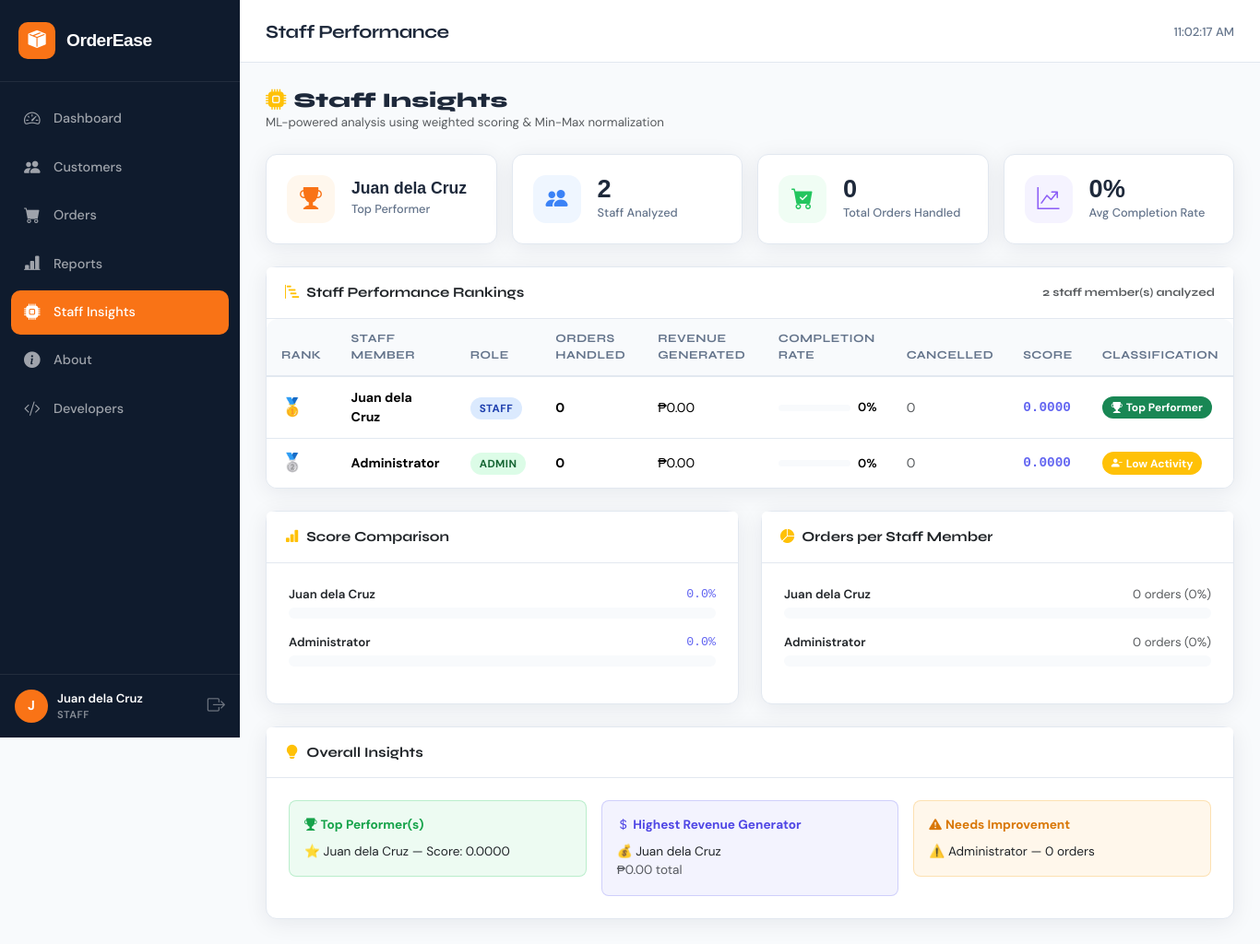
The app's page /ml_dashboard.php (signed in) with its own data.
### tables this page shows
CREATE TABLE IF NOT EXISTS users (
    id INT AUTO_INCREMENT PRIMARY KEY,
    username VARCHAR(50) NOT NULL UNIQUE,
    password VARCHAR(255) NOT NULL,
    full_name VARCHAR(100) NOT NULL,
    role ENUM('admin', 'staff') DEFAULT 'staff',
    created_at TIMESTAMP DEFAULT CURRENT_TIMESTAMP
);

### ml_dashboard.php (the view, shortened to what the rows shown need)
<?php
require_once 'classes/Auth.php';
require_once 'classes/MLModel.php';
$ml      = new MLModel();
$results = $ml->analyze();
$summary = $ml->getSummary($results);
$pageTitle = 'Staff Performance';
include 'partials/header.php';
?>
<div class="d-flex align-items-center justify-content-between mb-4">
    <div>
        <h2 style="font-family:'Syne',sans-serif;font-weight:800;font-size:1.4rem;margin:0;">
            <i class="bi bi-cpu-fill me-2 text-warning"></i>Staff Insights
        </h2>
    </div>
</div>
<div class="row g-3 mb-4">
    <div class="col-sm-6 col-xl-3">
        <div class="stat-card">
            <div>
                <div class="stat-value" style="font-size:1.1rem;">
                    <?= htmlspecialchars($summary['top_performer'] ?? '—') ?>
                </div>
                <div class="stat-label">Top Performer</div>
            </div>
        </div>
    </div>
    <div class="col-sm-6 col-xl-3">
        <div class="stat-card">
            <div>
                <div class="stat-value"><?= $summary['total_staff'] ?></div>
                <div class="stat-label">Staff Analyzed</div>
            </div>
        </div>
    </div>
    <div class="col-sm-6 col-xl-3">
        <div class="stat-card">
            <div>
                <div class="stat-value"><?= $summary['avg_completion'] ?>%</div>
                <div class="stat-label">Avg Completion Rate</div>
            </div>
        </div>
    </div>
</div>
<div class="card mb-4">
    <div class="table-responsive">
        <table class="table">
            <thead>
                <tr>
                    <th>Rank</th>
                    <th>Staff Member</th>
                    <th>Role</th>
                    <th>Orders Handled</th>
                    <th>Revenue Generated</th>
                    <th>Completion Rate</th>
                    <th>Cancelled</th>
                    <th>Score</th>
                    <th>Classification</th>
                </tr>
            </thead>
            <tbody>
                <?php if (empty($results)): ?>
                    <tr><td colspan="9">
                        <div class="empty-state">
                            <i class="bi bi-cpu"></i>
                            <p>No staff data to analyze yet. Add orders first.</p>
                        </div>
                    </td></tr>
                <?php else: ?>
                    <?php foreach ($results as $r): ?>
                    <tr <?= $r['rank'] === 1 ? 'style="background:rgba(251,191,36,.07);"' : '' ?>>
                        <td>
                            <?php if ($r['rank'] === 1): ?>
                                <span style="font-size:1.2rem;">🥇</span>
                            <?php elseif ($r['rank'] === 2): ?>
                                <span style="font-size:1.2rem;">🥈</span>
                            <?php elseif ($r['rank'] === 3): ?>
                                <span style="font-size:1.2rem;">🥉</span>
                            <?php else: ?>
                                <strong>#<?= $r['rank'] ?></strong>
                            <?php endif; ?>
                        </td>
                        <td>
                            <div style="font-weight:700;"><?= htmlspecialchars($r['staff_name']) ?></div>
                        </td>
                        <td>
                            <span class="status-badge <?= $r['role'] === 'admin' ? 'status-completed' : 'status-processing' ?>">
                                <?= ucfirst($r['role']) ?>
                            </span>
                        </td>
                        <td><strong><?= $r['total_orders'] ?></strong></td>
                        <td>₱<?= number_format($r['total_revenue'], 2) ?></td>
                        <td>
                            <div class="d-flex align-items-center gap-2">
                                <div style="flex:1;background:var(--surface-2);border-radius:99px;height:7px;overflow:hidden;min-width:60px;">
                                </div>
                                <span style="font-size:.82rem;font-weight:600;"><?= $r['completion_rate'] ?>%</span>
                            </div>
                        </td>
                        <td>
                            <?php if ($r['cancelled_orders'] > 0): ?>
                                <span style="color:#ef4444;font-weight:600;"><?= $r['cancelled_orders'] ?></span>
                            <?php else: ?>
                                <span class="text-muted">0</span>
                            <?php endif; ?>
                        </td>
                        <td>
                            <span style="font-family:monospace;font-weight:700;font-size:.9rem;color:#6366f1;">
                                <?= number_format($r['ml_score'], 4) ?>
                            </span>
                        </td>
                        <td>
                            <span class="badge bg-<?= $r['label_color'] ?> d-flex align-items-center gap-1" style="width:fit-content;padding:6px 10px;border-radius:20px;font-size:.75rem;">
                                <i class="bi <?= $r['label_icon'] ?>"></i>
                                <?= $r['performance_label'] ?>
                            </span>
                        </td>
                    </tr>
                    <?php endforeach; ?>
                <?php endif; ?>
            </tbody>
        </table>
    </div>
</div>
<?php if (!empty($results)): ?>
<div class="row g-4">
    <div class="col-lg-6">
        <div class="card">
            <div class="card-body p-4">
                <?php foreach ($results as $r): ?>
                <div class="mb-3">
                    <div class="d-flex justify-content-between mb-1" style="font-size:.83rem;">
                        <span style="font-weight:600;"><?= htmlspecialchars($r['staff_name']) ?></span>
                        <span style="font-family:monospace;color:#6366f1;"><?= number_format($r['ml_score'] * 100, 1) ?>%</span>
                    </div>
                    <div style="background:var(--surface-2);border-radius:99px;height:12px;overflow:hidden;">
                    </div>
                </div>
                <?php endforeach; ?>
            </div>
        </div>
    </div>
    <div class="col-lg-6">
        <div class="card">
            <div class="card-body p-4">
                <?php
                $totalAllOrders = array_sum(array_column($results, 'total_orders')) ?: 1;
                foreach ($results as $r):
                    $pct = round($r['total_orders'] / $totalAllOrders * 100, 1);
                ?>
                <div class="mb-3">
                    <div class="d-flex justify-content-between mb-1" style="font-size:.83rem;">
                        <span style="font-weight:600;"><?= htmlspecialchars($r['staff_name']) ?></span>
                        <span class="text-muted"><?= $r['total_orders'] ?> orders (<?= $pct ?>%)</span>
                    </div>
                    <div style="background:var(--surface-2);border-radius:99px;height:12px;overflow:hidden;">
                    </div>
                </div>
                <?php endforeach; ?>
            </div>
        </div>
    </div>
</div>
<div class="card mt-4">
    <div class="card-body p-4">
        <div class="row g-3">
            <?php
            $topPerformers  = array_filter($results, fn($r) => $r['performance_label'] === 'Top Performer');
            $lowActivity    = array_filter($results, fn($r) => $r['performance_label'] === 'Low Activity');
            $bestRevenue    = $results[0] ?? null;
            ?>
            <div class="col-md-4">
                <div class="p-3 rounded-3" style="background:rgba(34,197,94,.08);border:1px solid rgba(34,197,94,.25);">
                    <div style="font-weight:700;font-size:.85rem;color:#16a34a;margin-bottom:8px;">
                        <i class="bi bi-trophy-fill me-1"></i>Top Performer(s)
                    </div>
                    <?php foreach ($topPerformers as $tp): ?>
                        <div style="font-size:.85rem;">⭐ <?= htmlspecialchars($tp['staff_name']) ?> — Score: <?= number_format($tp['ml_score'], 4) ?></div>
                    <?php endforeach; ?>
                </div>
            </div>
            <div class="col-md-4">
                <div class="p-3 rounded-3" style="background:rgba(99,102,241,.08);border:1px solid rgba(99,102,241,.25);">
                    <div style="font-weight:700;font-size:.85rem;color:#4f46e5;margin-bottom:8px;">
                        <i class="bi bi-currency-dollar me-1"></i>Highest Revenue Generator
                    </div>
                    <?php if ($bestRevenue): ?>
                        <div style="font-size:.85rem;">
                            💰 <?= htmlspecialchars($bestRevenue['staff_name']) ?><br>
                            <span class="text-muted">₱<?= number_format($bestRevenue['total_revenue'], 2) ?> total</span>
                        </div>
                    <?php endif; ?>
                </div>
            </div>
            <div class="col-md-4">
                <div class="p-3 rounded-3" style="background:rgba(245,158,11,.08);border:1px solid rgba(245,158,11,.25);">
                    <div style="font-weight:700;font-size:.85rem;color:#d97706;margin-bottom:8px;">
                        <i class="bi bi-exclamation-triangle-fill me-1"></i>Needs Improvement
                    </div>
                    <?php foreach ($lowActivity as $la): ?>
                        <div style="font-size:.85rem;">⚠️ <?= htmlspecialchars($la['staff_name']) ?> — <?= $la['total_orders'] ?> orders</div>
                    <?php endforeach; ?>
                </div>
            </div>
        </div>
    </div>
</div>
<?php endif; ?>
<?php include 'partials/footer.php'; ?>

### partials/header.php (shortened to what the rows shown need)
<?php
$pageTitle = $pageTitle ?? 'Smart Order System';
$user = (new Auth())->currentUser();
?>
<!DOCTYPE html>
<html lang="en">
<head>
    <link rel="stylesheet" href="https://cdn.jsdelivr.net/npm/bootstrap@5.3.3/dist/css/bootstrap.min.css">
    <link rel="stylesheet" href="https://cdn.jsdelivr.net/npm/bootstrap-icons@1.11.3/font/bootstrap-icons.min.css">
    <link rel="stylesheet" href="assets/css/style.css">
</head>
<body>
<div class="sidebar" id="sidebar">
    <div class="sidebar-footer">
        <div class="user-info">
            <div class="user-avatar"><?= strtoupper(substr($user['full_name'], 0, 1)) ?></div>
            <div class="user-details">
                <span class="user-name"><?= htmlspecialchars($user['full_name']) ?></span>
                <span class="user-role badge-role-<?= $user['role'] ?>"><?= ucfirst($user['role']) ?></span>
            </div>
        </div>
    </div>
</div>
<div class="main-content" id="mainContent">
    <div class="topbar">
        <h1 class="page-title"><?= htmlspecialchars($pageTitle) ?></h1>
    </div>
    <div class="content-area">

### records on screen
users: full_name "J", full_name "Juan dela Cruz", role "STAFF", id "2", full_name "0", total_orders "0", total_revenue "0.00", completion_rate "0", ml_score "0.0000", performance_label "Top Performer", ml_score "0.0", pct "0"
users: full_name "Administrator", role "ADMIN", total_orders "0", total_revenue "0.00", completion_rate "0", ml_score "0.0000", performance_label "Low Activity", ml_score "0.0", pct "0"

### other values on screen
$pageTitle "Staff Performance"
$summary['total_orders'] "0"
count($results) "2"
$bestRevenue['total_revenue'] "0.00"
